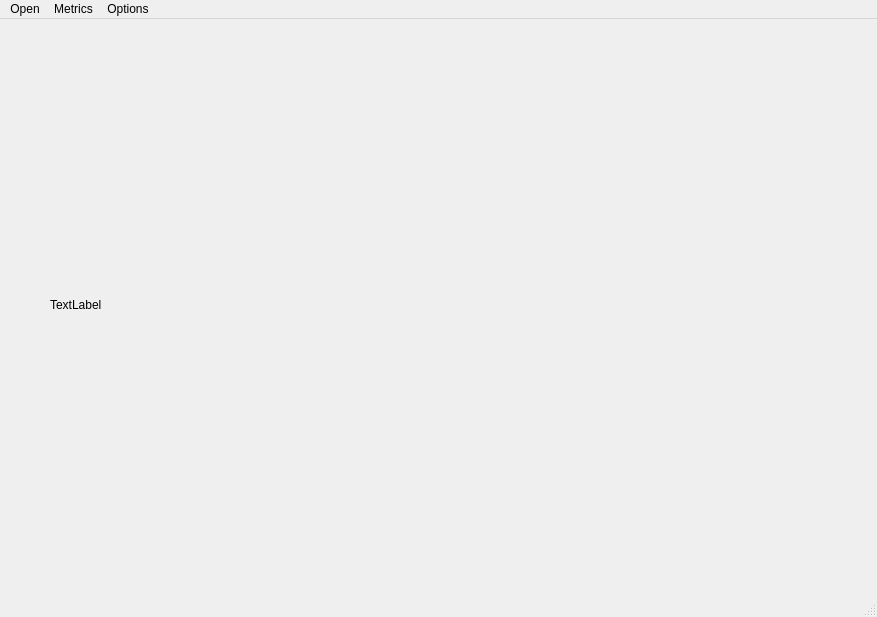
<?xml version="1.0" encoding="UTF-8"?>
<ui version="4.0">
 <class>MainWindow</class>
 <widget class="QMainWindow" name="MainWindow">
  <property name="geometry">
   <rect>
    <x>0</x>
    <y>0</y>
    <width>877</width>
    <height>617</height>
   </rect>
  </property>
  <property name="windowTitle">
   <string>MainWindow</string>
  </property>
  <widget class="QWidget" name="centralwidget">
   <widget class="QLabel" name="label">
    <property name="geometry">
     <rect>
      <x>50</x>
      <y>0</y>
      <width>871</width>
      <height>571</height>
     </rect>
    </property>
    <property name="text">
     <string>TextLabel</string>
    </property>
   </widget>
  </widget>
  <widget class="QMenuBar" name="menubar">
   <property name="geometry">
    <rect>
     <x>0</x>
     <y>0</y>
     <width>877</width>
     <height>25</height>
    </rect>
   </property>
   <widget class="QMenu" name="menuOpen">
    <property name="title">
     <string>Open</string>
    </property>
    <addaction name="actionCustomer_Relations"/>
    <addaction name="actionIntake"/>
    <addaction name="actionLab"/>
    <addaction name="actionFinishing"/>
    <addaction name="actionYield"/>
    <addaction name="actionProduct_Management"/>
    <addaction name="actionPackaging"/>
    <addaction name="actionDistillate"/>
    <addaction name="actionPOS"/>
   </widget>
   <widget class="QMenu" name="menuMetrics">
    <property name="title">
     <string>Metrics</string>
    </property>
    <addaction name="actionIClick"/>
    <addaction name="actionLog_Access"/>
   </widget>
   <widget class="QMenu" name="menuExit">
    <property name="title">
     <string>Options</string>
    </property>
    <addaction name="actionExit"/>
   </widget>
   <addaction name="menuOpen"/>
   <addaction name="menuMetrics"/>
   <addaction name="menuExit"/>
  </widget>
  <widget class="QStatusBar" name="statusbar"/>
  <action name="actionCustomer_Relations">
   <property name="text">
    <string>Customer Relations</string>
   </property>
  </action>
  <action name="actionIntake">
   <property name="text">
    <string>Intake</string>
   </property>
  </action>
  <action name="actionLab">
   <property name="text">
    <string>Lab</string>
   </property>
  </action>
  <action name="actionFinishing">
   <property name="text">
    <string>Finishing</string>
   </property>
  </action>
  <action name="actionYield">
   <property name="text">
    <string>Yield</string>
   </property>
  </action>
  <action name="actionProduct_Management">
   <property name="text">
    <string>Product Management</string>
   </property>
  </action>
  <action name="actionPackaging">
   <property name="text">
    <string>Packaging</string>
   </property>
  </action>
  <action name="actionDistillate">
   <property name="text">
    <string>Distillate</string>
   </property>
  </action>
  <action name="actionPOS">
   <property name="text">
    <string>POS</string>
   </property>
  </action>
  <action name="actionIClick">
   <property name="text">
    <string>IClick</string>
   </property>
  </action>
  <action name="actionExit">
   <property name="text">
    <string>Exit</string>
   </property>
  </action>
  <action name="actionLog_Access">
   <property name="text">
    <string>Log Access</string>
   </property>
  </action>
 </widget>
 <resources/>
 <connections/>
</ui>
